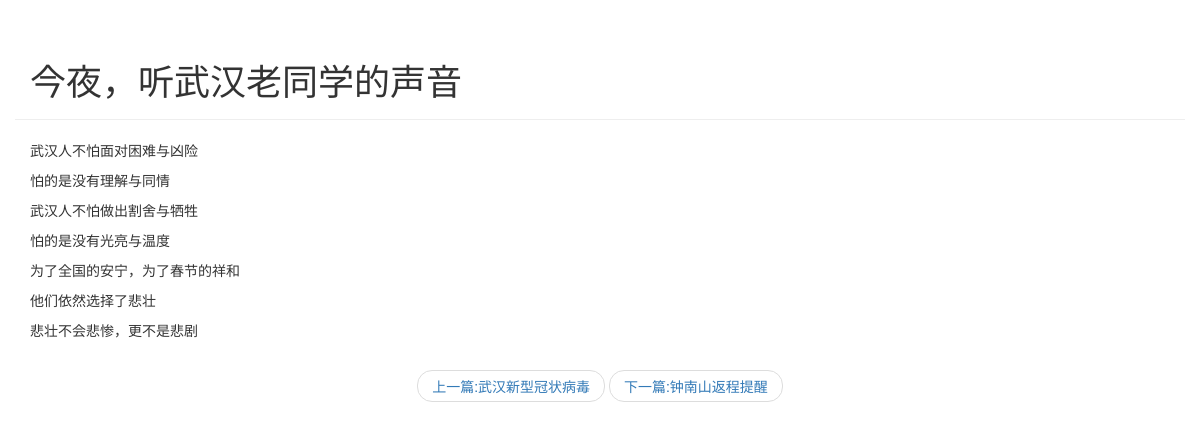
The page /app1/detail/2 on the database its author committed.
### app1/models.py (models this page shows, shortened)
class Article(models.Model):
    article_id = models.AutoField(primary_key=True)
    title = models.TextField()
    brief_content = models.TextField()
    content = models.TextField()
    publish_date = models.DateTimeField(auto_now=True)

### app1/views.py (the view)
# urls.py: path('detail/<int:article_id>', app1.views.get_detail_page)
def get_detail_page(request, article_id):
    all_article = Article.objects.all()
    curr_article = None
    previous_index = 0
    next_index = 0
    previous_article = None
    next_article = None
    for index, article in enumerate(all_article):
        if index == 0:
            previous_index = 0
            next_index = index + 1
        elif index == len(all_article) - 1:
            previous_index = index - 1
            next_index = index
        else:
            previous_index = index - 1
            next_index = index + 1
        if article.article_id == article_id:
            curr_article = article
            previous_article = all_article[previous_index]
            next_article = all_article[next_index]
            break
    section_list = curr_article.content.split('\n')
    return render(request, 'blog/detail.html',
                  {
                      'curr_article': curr_article,
                      'section_list': section_list,
                      'previous_article': previous_article,
                      'next_article': next_article
                  }
                  )

### app1/templates/blog/detail.html (shortened to what this page needs)
<!DOCTYPE html>
<html lang="en">
<head>
    <link rel="stylesheet" href="https://cdn.jsdelivr.net/npm/bootstrap@3.3.7/dist/css/bootstrap.min.css"
>
</head>
<body>
<div class="container page-header">
    <h1>{{ curr_article.title }}</h1>
</div>
<div class="container body-main">
    <div>
        {% for section in section_list %}
        <p>{{ section }}</p>
        {% endfor %}
    </div>
</div>
<div>
    <nav aria-label="...">
        <ul class="pager">
            <li><a href="/app1/detail/{{ previous_article.article_id}}">上一篇:{{ previous_article.title }}</a></li>
            <li><a href="/app1/detail/{{ next_article.article_id }}">下一篇:{{ next_article.title }}</a></li>
        </ul>
    </nav>
</div>
</body>
</html>

### rows shown on the page
Article: title "今夜，听武汉老同学的声音"
Article: title "武汉新型冠状病毒"
Article: title "钟南山返程提醒"

### other values the page prints
{{ section }} "武汉人不怕面对困难与凶险" "怕的是没有理解与同情" "武汉人不怕做出割舍与牺牲" "怕的是没有光亮与温度" "为了全国的安宁，为了春节的祥和" "他们依然选择了悲壮" "悲壮不会悲惨，更不是悲剧"
